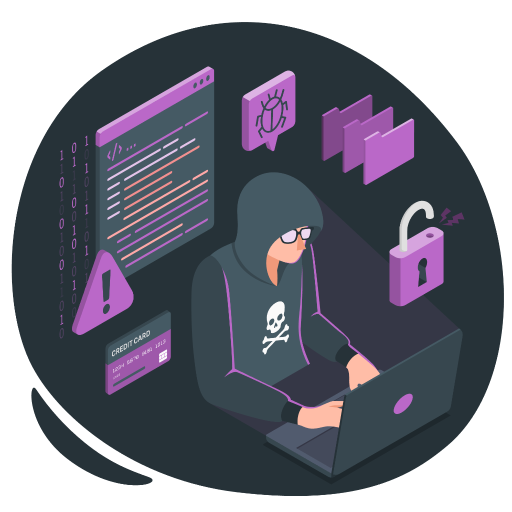
#> input picture web/images/vector_hacker_attack.png, 1024 x 1024 px, found by its file name (shown at 1/2 size)
$ python render_brag_video.py
#> lines starting #> are read from the running program, lines starting #| are printed output that depends on the picture
import os
import sys
import math
import subprocess
from PIL import Image, ImageDraw, ImageFont

FFMPEG = r"C:\Users\harki\AppData\Local\Microsoft\WinGet\Packages\Gyan.FFmpeg.Essentials_Microsoft.Winget.Source_8wekyb3d8bbwe\ffmpeg-9.0.1-essentials_build\bin\ffmpeg.exe"
AUDIO_MIX = r"brag-output\work\audio_mix.aac"
OUTPUT_VIDEO = r"brag-output\brag.mp4"
POSTER_IMAGE = r"brag-output\brag.jpg"

WIDTH = 1920
HEIGHT = 1080
FPS = 30
DURATION = 21.0
TOTAL_FRAMES = int(FPS * DURATION) # 630 frames

# Color Palette (from AegisHarness Swiss Design System)
BG_PAPER = (244, 239, 230)      # #F4EFE6 warm paper
BG_IVORY = (250, 248, 245)      # #FAF8F5 ivory card
INK_BLACK = (26, 26, 26)        # #1A1A1A deep ink
INK_MUTED = (110, 107, 102)     # #6E6B66 slate stone
BORDER_RULE = (226, 221, 213)   # #E2DDD5 hairline rule
ACCENT_RED = (178, 58, 34)      # #B23A22 editorial vermillion
ACCENT_GREEN = (30, 101, 58)    # #1E653A forest sage
ACCENT_AMBER = (161, 98, 7)     # #A16207 ochre bronze
WHITE = (255, 255, 255)

# Load Fonts
FONT_SERIF_XL = ImageFont.truetype(r"C:\Windows\Fonts\georgiab.ttf", 68)
FONT_SERIF_LG = ImageFont.truetype(r"C:\Windows\Fonts\georgiab.ttf", 52)
FONT_SERIF_MD = ImageFont.truetype(r"C:\Windows\Fonts\georgia.ttf", 30)
FONT_SERIF_ITALIC = ImageFont.truetype(r"C:\Windows\Fonts\georgiai.ttf", 26)

FONT_SANS_LG = ImageFont.truetype(r"C:\Windows\Fonts\segoeuib.ttf", 28)
FONT_SANS_MD = ImageFont.truetype(r"C:\Windows\Fonts\segoeuib.ttf", 20)
FONT_SANS_SM = ImageFont.truetype(r"C:\Windows\Fonts\segoeui.ttf", 16)
FONT_SANS_CAPTION = ImageFont.truetype(r"C:\Windows\Fonts\segoeuib.ttf", 13)

FONT_MONO_LG = ImageFont.truetype(r"C:\Windows\Fonts\consola.ttf", 26)
FONT_MONO_MD = ImageFont.truetype(r"C:\Windows\Fonts\consola.ttf", 20)
FONT_MONO_SM = ImageFont.truetype(r"C:\Windows\Fonts\consola.ttf", 15)

# Load real vector asset illustrations
img_hacker = Image.open(r"web\images\vector_hacker_attack.png").convert("RGBA")
#> img_hacker is the input picture: PIL image 1024x1024 RGBA; mean R, G, B, A 48, 49.4, 60.8, 183.5
img_login = Image.open(r"web\images\vector_zero_trust_login.png").convert("RGBA")
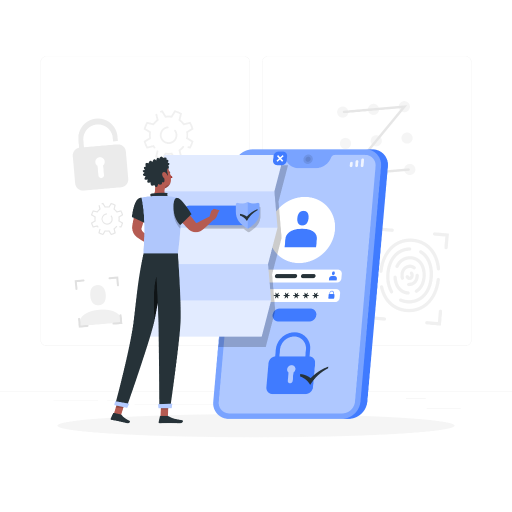
#> input picture web/images/vector_zero_trust_login.png, 1024 x 1024 px, found by its file name (shown at 1/2 size)
#> img_login is the input picture: PIL image 1024x1024 RGBA; mean R, G, B, A 50.1, 54.9, 65.5, 71.1
img_policy = Image.open(r"web\images\vector_policy_check.png").convert("RGBA")
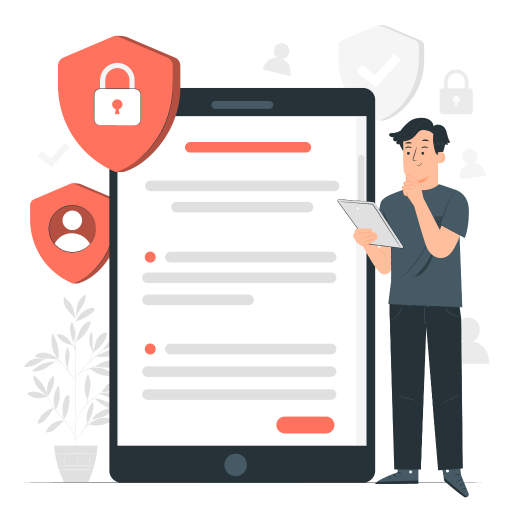
#> input picture web/images/vector_policy_check.png, 1024 x 1024 px, found by its file name (shown at 1/2 size)
#> img_policy is the input picture: PIL image 1024x1024 RGBA; mean R, G, B, A 116.9, 108.3, 107.4, 151.2

# Helper easing functions
def ease_out_quad(t):
    return 1 - (1 - t) * (1 - t)

def ease_in_out_quad(t):
    return 2 * t * t if t < 0.5 else 1 - math.pow(-2 * t + 2, 2) / 2

def ease_out_cubic(t):
    return 1 - math.pow(1 - t, 3)

def clamp(val, min_v=0.0, max_v=1.0):
    return max(min_v, min(val, max_v))

def draw_pill(draw, x1, y1, x2, y2, fill, outline=None, width=1):
    r = (y2 - y1) // 2
    draw.rounded_rectangle([x1, y1, x2, y2], radius=r, fill=fill, outline=outline, width=width)

# [24 lines left out: functions draw_badge, project_3d_point, not called in this run]

KERNEL_VERTICES = [
    (-0.6, -0.6, -0.6), (0.6, -0.6, -0.6), (0.6, 0.6, -0.6), (-0.6, 0.6, -0.6),
    (-0.6, -0.6, 0.6),  (0.6, -0.6, 0.6),  (0.6, 0.6, 0.6),  (-0.6, 0.6, 0.6),
    (0, -0.95, 0),      (0, 0.95, 0),      (-0.95, 0, 0),    (0.95, 0, 0)
]

KERNEL_EDGES = [
    (0,1), (1,2), (2,3), (3,0),
    (4,5), (5,6), (6,7), (7,4),
    (0,4), (1,5), (2,6), (3,7),
    (8,0), (8,1), (8,4), (8,5),
    (9,2), (9,3), (9,6), (9,7),
    (10,0), (10,3), (10,4), (10,7),
    (11,1), (11,2), (11,5), (11,6)
]

# [254 lines left out: functions draw_3d_kernel, render_frame, not called in this run]


# Direct pipe to FFmpeg
def render_full_video():
    print(f"Starting render: {TOTAL_FRAMES} frames @ {FPS}fps ({DURATION}s)...")

    ffmpeg_cmd = [
        FFMPEG, "-y",
        "-f", "rawvideo",
        "-vcodec", "rawvideo",
        "-s", f"{WIDTH}x{HEIGHT}",
        "-pix_fmt", "rgb24",
        "-r", str(FPS),
        "-i", "-",                     # Pipe input from stdin
        "-i", AUDIO_MIX,               # Audio track
        "-c:v", "libx264",
        "-preset", "medium",
        "-crf", "18",
        "-pix_fmt", "yuv420p",
        "-c:a", "aac",
        "-b:a", "192k",
        "-shortest",
        OUTPUT_VIDEO
    ]

#> (the run stopped early here; a loop or call above may not have finished)
